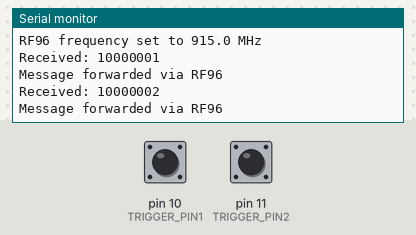
Simulated run of this sketch. Board: Arduino Uno, built with avr-gcc and run on an emulated ATmega328P. Shown: the last lines printed to the serial monitor. The inputs (shaded band) are chosen by the test bench; at power-on: pin 10 (TRIGGER_PIN1) HIGH, pin 11 (TRIGGER_PIN2) HIGH. No radio packets arrive unless stated.

Above: at 1.5 s.
1.6 s: pin 10 (TRIGGER_PIN1) pulled LOW for 0.15 s
At 2.5 s:
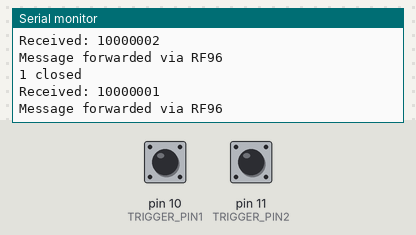
3.4 s: pin 11 (TRIGGER_PIN2) pulled LOW for 0.15 s
At 5.1 s:
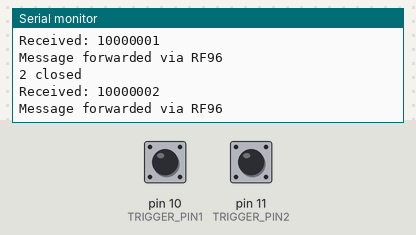

The sketch:

forwarder.ino
```cpp
#include <RCSwitch.h>
#include <RH_RF95.h>
#include <SPI.h>


#define RXB6_RX_PIN   5   // RX pin for RXB6 - Adjust this pin as per your wiring
#define RF95_CS      8   // Chip select pin for RF96
#define RF95_RST     4   // Reset pin for RF96
#define RF95_INT     3
#define TRIGGER_PIN1 10  // Trigger pin 1
#define TRIGGER_PIN2 11  // Trigger pin 2

// Instantiate the RF95 (RF96) and RCSwitch objects
RH_RF95 rf95(RF95_CS, RF95_INT);
RCSwitch rcSwitch = RCSwitch();

unsigned long lastReceivedTime = 0;  // Last received time for debounce
long lastReceivedCode = -1;          // Last received code for debounce
const unsigned long debounceTime = 3000;
bool PIN1_RESET = false;
bool PIN2_RESET = false;

void setup() {
    Serial.begin(9600);

    // Initialize RCSwitch for receiving 1527 encoded messages
    rcSwitch.enableReceive(digitalPinToInterrupt(RXB6_RX_PIN)); // Enable receiver on interrupt

    // Manual reset of RF96 to make sure it's initialized
    pinMode(RF95_RST, OUTPUT);
    digitalWrite(RF95_RST, HIGH);
    delay(100);
    digitalWrite(RF95_RST, LOW);
    delay(100);
    digitalWrite(RF95_RST, HIGH);
    delay(100);

    // Initialize RF95 (RF96) module
    if (!rf95.init()) {
        Serial.println("RF96 initialization failed!");
    }

    // Set the frequency for the RF96 module
    if (!rf95.setFrequency(915.0)) {
        Serial.println("Setting RF96 frequency failed!");
    } else {
        Serial.println("RF96 frequency set to 915.0 MHz");
    }

    // Initialize trigger pins
    pinMode(TRIGGER_PIN1, INPUT_PULLUP);
    pinMode(TRIGGER_PIN2, INPUT_PULLUP);
}

void loop() {
    // Check for external triggers
    checkExternalTriggers();

    // Check if RCSwitch has received a message
    if (rcSwitch.available()) {
        long receivedValue = rcSwitch.getReceivedValue();

        // Check if the code is a duplicate and if it's within the debounce time
        if (receivedValue == lastReceivedCode && millis() - lastReceivedTime < debounceTime) {
            rcSwitch.resetAvailable();
            return;
        }

        // Update the last received code and time
        lastReceivedCode = receivedValue;
        lastReceivedTime = millis();

        // Process the received code
        processReceivedCode(receivedValue);
        rcSwitch.resetAvailable();
    }
}

//Checks the two reed switches connected to the board and debounces them
//Reset logic added to stop

void checkExternalTriggers() {

    if (digitalRead(TRIGGER_PIN1) == HIGH && !PIN1_RESET) {
        //Send code for receiver to process
        processReceivedCode(10000001);
        //Debounce
        delay(300);
        PIN1_RESET = true;
    }
    if (digitalRead(TRIGGER_PIN1) == LOW && PIN1_RESET) {
        delay(300);
        Serial.println("1 closed");
        PIN1_RESET = false;
    }
    if (digitalRead(TRIGGER_PIN2) == HIGH && !PIN2_RESET) {
        //Send code for receiver to process
        processReceivedCode(10000002);
        delay(300);
        PIN2_RESET = true;
    }
    if (digitalRead(TRIGGER_PIN2) == LOW && PIN2_RESET) {
        delay(300);
        Serial.println("2 closed");
        PIN2_RESET = false;
    }

}

void processReceivedCode(long receivedValue) {
    if (receivedValue > 0) {
        Serial.print("Received: ");
        Serial.println(receivedValue, DEC);

        // Prepare a buffer to send the message
        uint8_t buf[sizeof(receivedValue)];
        memcpy(buf, &receivedValue, sizeof(receivedValue));

        // Send the message via RF96
        if (rf95.send(buf, sizeof(buf))) {
            rf95.waitPacketSent();
            Serial.println("Message forwarded via RF96");
            } else {
                Serial.println("Error sending message via RF96");
            }
            } else {
               Serial.println("Received unknown code");
            }
}
```

Measured:
- after the input at 1.6 s, the serial monitor: prints a new line after 0.30 s (image 1)
- after the input at 3.4 s, the serial monitor: prints a new line after 0.30 s (image 2)
